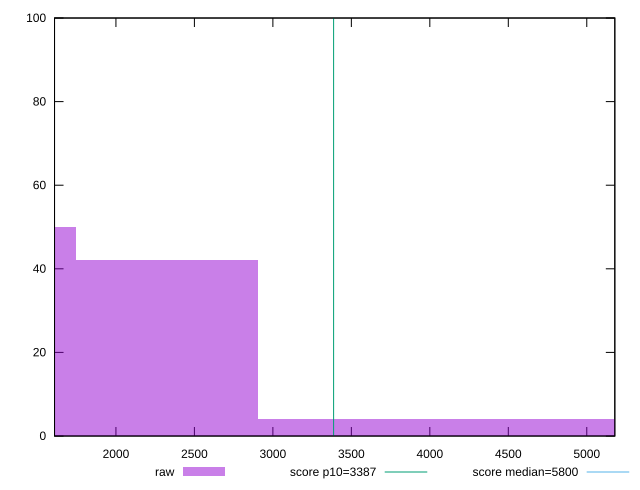

The gnuplot source for this figure:
reset

$raw <<EOF
3489.8407661098336 4
2326.560510739889 42
1163.2802553699446 50
4653.121021479778 4
EOF

set key outside below
set boxwidth 1163.2802553699446
set xrange [1608.796:5178.729291995953]
set yrange [0:100]
set trange [0:100]
set style fill transparent solid 0.5 noborder

set parametric
set terminal svg size 640, 490 enhanced background rgb 'white'
set output "report_00013_2021-02-09T12-04-24.940Z/speed-index/samples/pages+cached+noadtech+nomedia+nocss/raw/histogram.svg"

plot $raw title "raw" with boxes, \
     3387,t title "score p10=3387", \
     5800,t title "score median=5800"

reset
